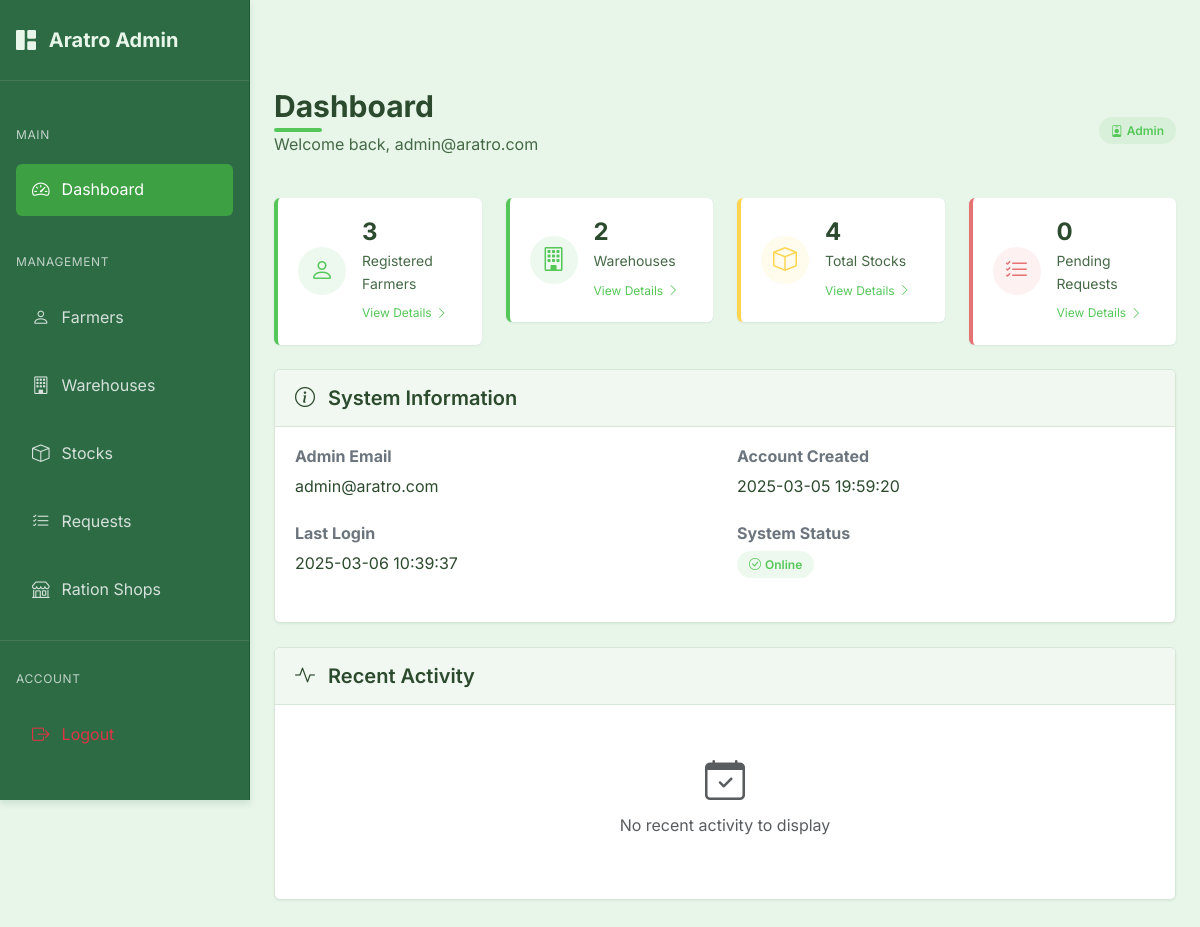
Screenshot of /admin/ (signed in) with the database file from the repository.
### models.py (models this page shows)
class Admin(UserMixin, db.Model):
    id = db.Column(db.Integer, primary_key=True, autoincrement=True)
    email = db.Column(db.String(100), unique=True, nullable=False)
    password_hash = db.Column(db.String(256), nullable=False)
    created_at = db.Column(db.DateTime, default=datetime.utcnow)
    last_login = db.Column(db.DateTime)
    role = 'admin'  # Add a static role attribute
    def get_id(self):
        return f"admin_{self.id}"
    def __repr__(self):
        return f'<Admin {self.email}>'

### routes.py (the view)
@admin.route('/')
@admin_required
def dashboard():
    print(f"Admin dashboard accessed by user: {current_user.id}")
    admin_user = Admin.query.get(current_user.id)
    farmer_count = Farmer.query.count()
    warehouse_count = Warehouse.query.count()
    stock_count = Stock.query.count()
    pending_requests = StockRequest.query.filter_by(status='pending').count()
    print(f"Dashboard stats: farmers={farmer_count}, warehouses={warehouse_count}, stocks={stock_count}, pending={pending_requests}")
    return render_template('admin/dashboard.html',
                          admin_user=admin_user,
                          farmer_count=farmer_count,
                          warehouse_count=warehouse_count,
                          stock_count=stock_count,
                          pending_requests=pending_requests)

### app.py (called while the page is built)
@login_manager.user_loader
def load_user(user_id):
    try:
        if user_id.startswith('admin_'):
            admin_id = int(user_id.split('_')[1])
            return Admin.query.get(admin_id)
        else:
            return User.query.get(int(user_id))
    except Exception as e:
        print(f"Error loading user: {e}")
        return None

@app.before_request
def before_request():
    session.permanent = True  # Use permanent session with lifetime set above

### routes.py (called while the page is built)
@admin.context_processor
def inject_admin_data():
    admin_data = {'current_user': current_user}
    if current_user.is_authenticated:
        admin_user = Admin.query.get(current_user.id)
        if admin_user:
            admin_data['admin_user'] = admin_user
    return admin_data

### templates/admin/dashboard.html (shortened to what this page needs)
{% extends "admin/base_admin.html" %}
{% block admin_content %}
<div class="page-header d-flex justify-content-between align-items-center">
    <div>
        <h1 class="page-title">Dashboard</h1>
        <p class="page-subtitle">Welcome back, {{ admin_user.email }}</p>
    </div>
    <div>
        <span class="admin-badge admin-badge-primary">
            <i class="bi bi-person-badge me-1"></i>
            Admin
        </span>
    </div>
</div>
<div class="row">
    <div class="col-xl-3 col-md-6">
        <div class="stats-card stats-card-primary">
            <div class="stats-icon stats-icon-primary">
                <i class="bi bi-person"></i>
            </div>
            <div class="stats-content">
                <h3 class="stats-value">{{ farmer_count }}</h3>
                <p class="stats-label">Registered Farmers</p>
                <a href="{{ url_for('admin.farmers') }}" class="stats-link">
                    View Details <i class="bi bi-chevron-right ms-1"></i>
                </a>
            </div>
        </div>
    </div>
    <div class="col-xl-3 col-md-6">
        <div class="stats-card stats-card-success">
            <div class="stats-icon stats-icon-success">
                <i class="bi bi-building"></i>
            </div>
            <div class="stats-content">
                <h3 class="stats-value">{{ warehouse_count }}</h3>
                <p class="stats-label">Warehouses</p>
                <a href="{{ url_for('admin.warehouses') }}" class="stats-link">
                    View Details <i class="bi bi-chevron-right ms-1"></i>
                </a>
            </div>
        </div>
    </div>
    <div class="col-xl-3 col-md-6">
        <div class="stats-card stats-card-warning">
            <div class="stats-icon stats-icon-warning">
                <i class="bi bi-box"></i>
            </div>
            <div class="stats-content">
                <h3 class="stats-value">{{ stock_count }}</h3>
                <p class="stats-label">Total Stocks</p>
                <a href="{{ url_for('admin.stocks') }}" class="stats-link">
                    View Details <i class="bi bi-chevron-right ms-1"></i>
                </a>
            </div>
        </div>
    </div>
    <div class="col-xl-3 col-md-6">
        <div class="stats-card stats-card-danger">
            <div class="stats-icon stats-icon-danger">
                <i class="bi bi-list-check"></i>
            </div>
            <div class="stats-content">
                <h3 class="stats-value">{{ pending_requests }}</h3>
                <p class="stats-label">Pending Requests</p>
                <a href="{{ url_for('admin.requests') }}" class="stats-link">
                    View Details <i class="bi bi-chevron-right ms-1"></i>
                </a>
            </div>
        </div>
    </div>
</div>
<div class="admin-card">
    <div class="admin-card-header">
        <h5 class="admin-card-title">
            <i class="bi bi-info-circle me-2"></i>
            System Information
        </h5>
    </div>
    <div class="admin-card-body">
        <div class="row">
            <div class="col-md-6">
                <div class="mb-4">
                    <h6 class="fw-bold text-secondary mb-2">Admin Email</h6>
                    <p class="mb-0">{{ admin_user.email }}</p>
                </div>
                <div class="mb-4">
                    <h6 class="fw-bold text-secondary mb-2">Last Login</h6>
                    <p class="mb-0">{{ admin_user.last_login.strftime('%Y-%m-%d %H:%M:%S') if admin_user.last_login else 'First login' }}</p>
                </div>
            </div>
            <div class="col-md-6">
                <div class="mb-4">
                    <h6 class="fw-bold text-secondary mb-2">Account Created</h6>
                    <p class="mb-0">{{ admin_user.created_at.strftime('%Y-%m-%d %H:%M:%S') }}</p>
                </div>
                <div class="mb-4">
                    <h6 class="fw-bold text-secondary mb-2">System Status</h6>
                    <p class="mb-0">
                        <span class="admin-badge admin-badge-success">
                            <i class="bi bi-check-circle me-1"></i>
                            Online
                        </span>
                    </p>
                </div>
            </div>
        </div>
    </div>
</div>
<div class="admin-card">
    <div class="admin-card-header">
        <h5 class="admin-card-title">
            <i class="bi bi-activity me-2"></i>
            Recent Activity
        </h5>
    </div>
    <div class="admin-card-body">
        <div class="d-flex align-items-center justify-content-center py-4">
            <div class="text-center text-muted">
                <i class="bi bi-calendar-check fs-1 mb-3"></i>
                <p>No recent activity to display</p>
            </div>
        </div>
    </div>
</div>
{% endblock %}

### static/css/style.css (style rules this page uses)
:root { --primary-color: #55c759; --primary-dark: #3da042; --primary-light: #7ed681; --secondary-color: #358856; --secondary-dark: #246b3d; --secondary-light: #4a9d6a; --accent-1: #92d275; --accent-2: #6ab04c; --accent-3: #437c2d; --background-color: #e8f5e9; --surface-color: #f1f8f1; --surface-hover: #e1efe1; --text-primary: #2c4a2d; --text-secondary: #456946; --text-light: #588559; --success-color: #55c759; --error-color: #e57373; --error-color-rgb: 229, 115, 115; --warning-color: #ffd54f; --info-color: #4db6ac; --border-color: #d7e6d7; --border-radius: 0.375rem; --shadow-sm: 0 1px 2px rgba(53, 136, 86, 0.1); --shadow-md: 0 4px 6px rgba(53, 136, 86, 0.15); --shadow-lg: 0 10px 15px rgba(53, 136, 86, 0.2); --spacing-xs: 0.25rem; --spacing-sm: 0.5rem; --spacing-md: 1rem; --spacing-lg: 1.5rem; --spacing-xl: 2rem; --font-family: 'Inter', system-ui, -apple-system, BlinkMacSystemFont, 'Segoe UI', Roboto, Oxygen, Ubuntu, Cantarell, 'Open Sans', 'Helvetica Neue', sans-serif; }
* { margin: 0; padding: 0; box-sizing: border-box; }
body { font-family: var(--font-family); background-color: var(--background-color); color: var(--text-primary); line-height: 1.6; padding-top: 4rem; min-height: 100vh; }
h1, h2, h3, h4, h5, h6 { margin-bottom: var(--spacing-md); color: var(--text-primary); font-weight: 600; }
h1 { font-size: 1.875rem; position: relative; display: inline-block; margin-bottom: 1.5rem; }
h1::after { content: ''; position: absolute; bottom: -0.5rem; left: 0; width: 3rem; height: 0.25rem; background: var(--primary-color); border-radius: 0.125rem; }
.text-center { text-align: center; }
.mb-2 { margin-bottom: 0.5rem; }
.mb-3 { margin-bottom: 1rem; }
.mb-4 { margin-bottom: 1.5rem; }

### rows the page displays
Admin: email "admin@aratro.com", last_login "2025-03-06 10:39:37", created_at "2025-03-05 19:59:20"

### other values shown
{{ farmer_count }} "3"
{{ warehouse_count }} "2"
{{ stock_count }} "4"
{{ pending_requests }} "0"
